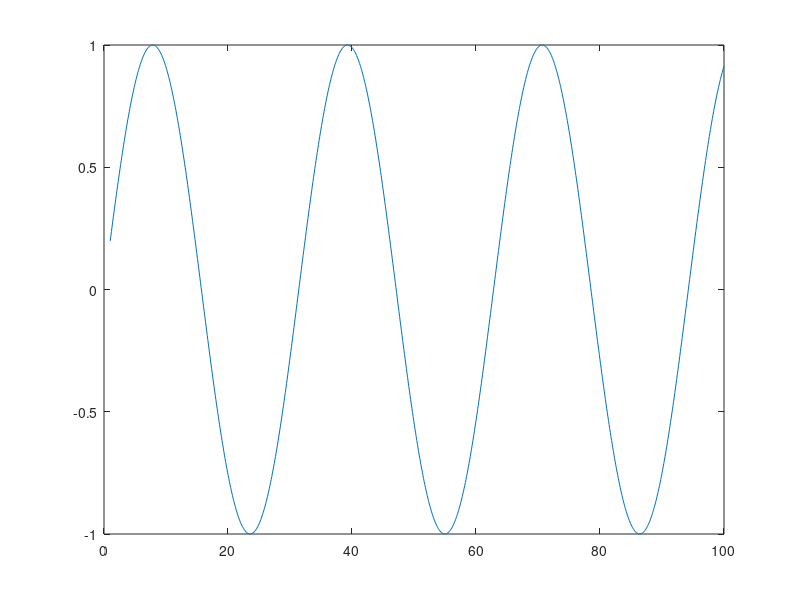

Write MATLAB code to recreate this figure. (Note: this script raises an error after producing the figure.)
close all;
global realpos;
global t;
endtime = 100;
time = linspace(1,endtime, 1000);
realpos = sin(time/5);
plot(time, realpos);
hold on;

%Estimation
processNoise = 0.1;
measurementNoise = 0.1; 

x = realpos(1);
p = processNoise;
unfilteredOdometry = x;
for t = 1:length(time)

  %-------------------- "Prediction Step" --------------------
  u = takeOdometry();
  x = x + u;
  p = p + processNoise;

  %-------------------- "Update Step" --------------------
  if mod(t, 10) == 0
    z = takeMeasurement();
    plot(time(t), z, 'r*');

    y = z - x;                         

    k = p / (p + measurementNoise);   

    x = x + k*y;                       
                         
    

    p = (1 - k)*p;                    
    disp(p)
  end

  plot(time(t), x, 'k.');


  unfilteredOdometry = unfilteredOdometry + u;
  plot(time(t), unfilteredOdometry, 'go');

  pause(0.01);
end
